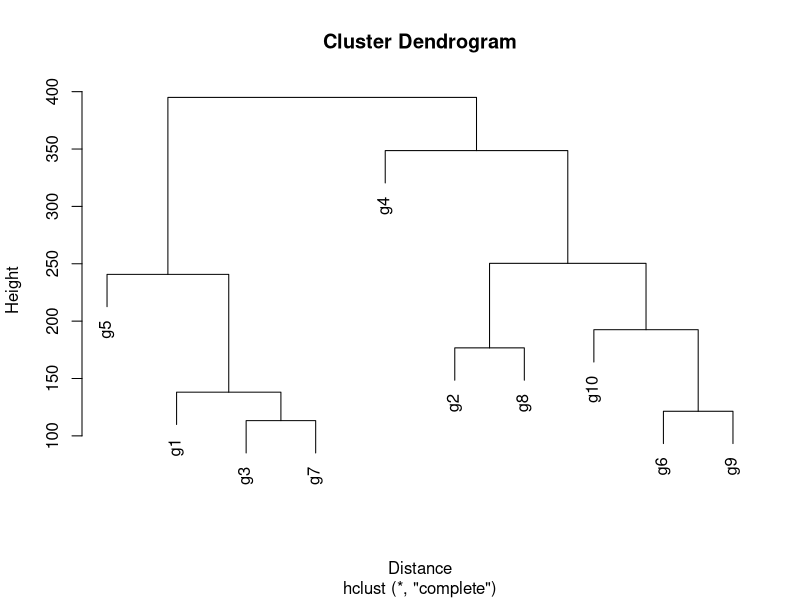
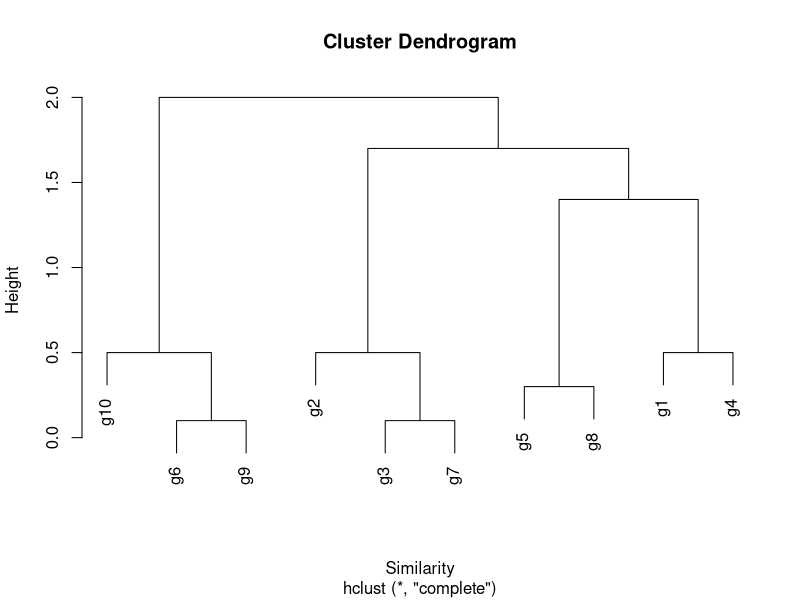
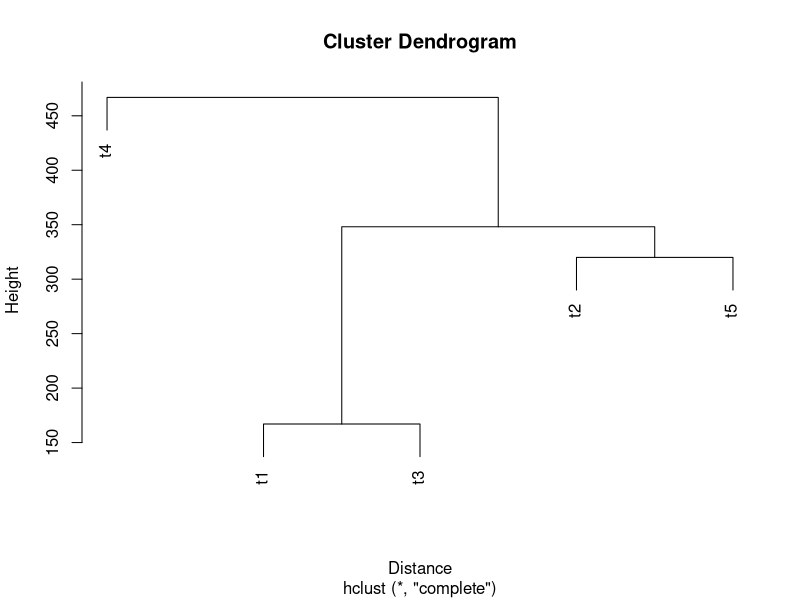
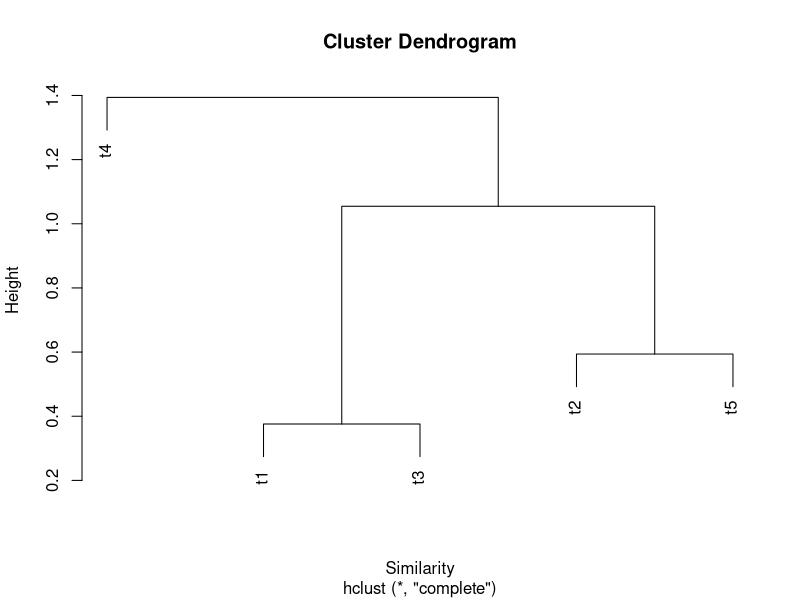

Write R code to recreate these figures, in order.
## ---- chunk 1
# Read data
dat = read.table("tissue_data.txt", header = TRUE, stringsAsFactors = FALSE)
# Convert to matrix
y = as.matrix(dat)
## ---- chunk 2
# For clustering genes - distance matrix
dist_genes = dist(y, method = "euclidean") # No need to transpose; finds distance measure on genes

# For clustering tissues - distance matrix
dist_tiss = dist(t(y)) # Transpose the matrix; finds distance measure on tissues
## ---- chunk 3
# For clustering genes - similarity matrix
corr_genes <- cor(t(y), method = "spearman")
# Transposing y will create the correlation matrix of genes
sim_genes <- as.dist(max(corr_genes) - corr_genes)

# For clustering tissues - similarity matrix
corr_tiss <- cor(y, method = "spearman")
# Transposing y will create the correlation matrix of genes
sim_tiss <- as.dist(max(corr_tiss) - corr_tiss)
## ---- chunk 4
## Clustering using distance matrix

# Genes
hr_genes_dist <- hclust(dist_genes, method = "complete", members = NULL)

# Tissues
hr_tiss_dist <- hclust(dist_tiss, method = "complete", members = NULL)


## Clustering using similarity matrix

# Genes
hr_genes_sim <- hclust(sim_genes, method = "complete", members = NULL)

# Tissues
hr_tiss_sim <- hclust(sim_tiss, method = "complete", members = NULL)
## ---- chunk 5
# Dendrogram - Genes using distance matrix
plot(hr_genes_dist, xlab = "Distance")
## ---- chunk 6
# Dendrogram - Genes using similarity matrix
plot(hr_genes_sim, xlab = "Similarity")
## ---- chunk 7
# Dendrogram - Tissues using distance matrix
plot(hr_tiss_dist, xlab = "Distance")
## ---- chunk 8
# Dendrogram - Tissues using similarity matrix
plot(hr_tiss_sim, xlab = "Similarity")
